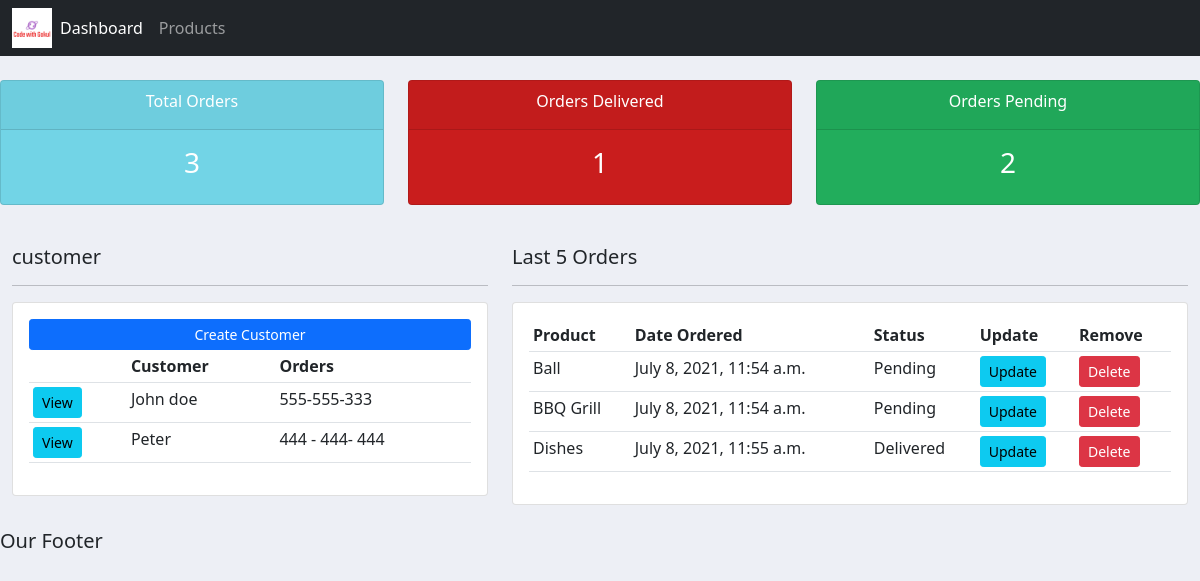
/, run on an earlier commit of the app's database.
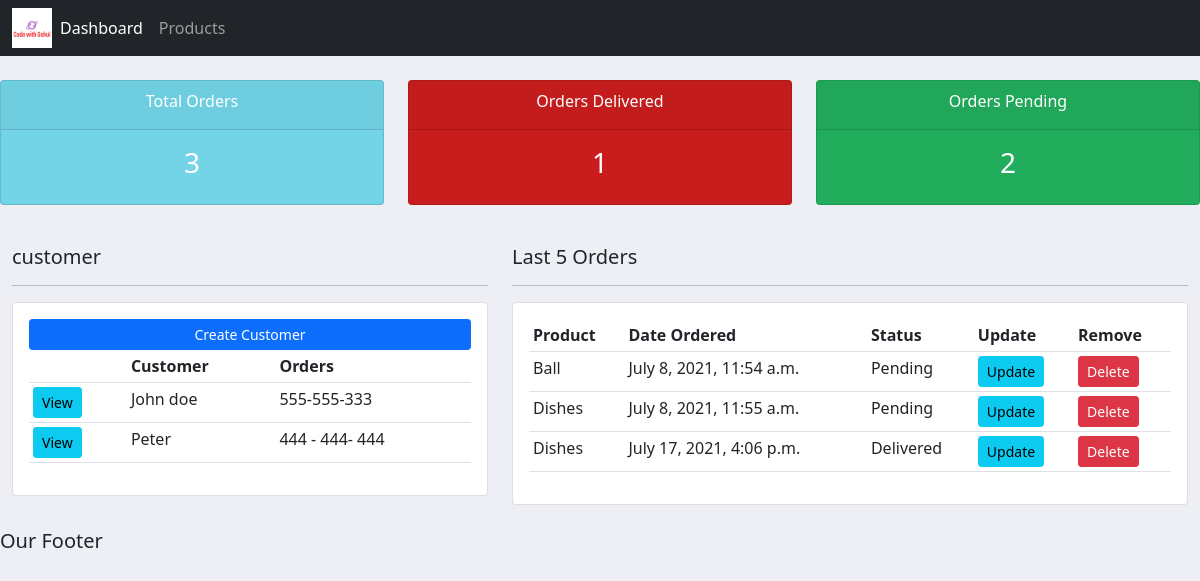
And on a later commit of the database.
### accounts/models.py (models this page shows, shortened)
class Customer(models.Model):
    name = models.CharField(max_length=200, null=True)
    phone = models.CharField(max_length=200, null=True)
    email = models.CharField(max_length=200, null=True)
    date_created = models.DateTimeField(auto_now_add=True, null=True)

class Order(models.Model):
    STATUS = [
        ('Pending', 'Pending'),
        ('Out for Delivery', 'Out for Delivery'),
        ('Delivered', 'Delivered'),
    ]
    customer = models.ForeignKey(
        Customer, null=True, on_delete=models.SET_NULL)
    product = models.ForeignKey(Product, null=True, on_delete=models.SET_NULL)
    date_created = models.DateTimeField(auto_now_add=True, null=True)
    status = models.CharField(max_length=200, null=True, choices=STATUS)
    note = models.CharField(max_length=1000, null=True)

class Product(models.Model):
    CATEGORY = [
        ('Indoor', 'Indoor'),
        ('Outdoor', 'Outdoor')
    ]
    name = models.CharField(max_length=200, null=True)
    price = models.FloatField(null=True)
    category = models.CharField(max_length=200, null=True, choices=CATEGORY)
    description = models.CharField(max_length=200, null=True)
    date_created = models.DateTimeField(auto_now_add=True, null=True)
    Tag = models.ManyToManyField(Tag)
    def __str__(self):
        return self.name

### accounts/views.py (the view)
# urls.py: path('', views.home, name="home"),
def home(request):
    orders = Order.objects.all()
    customers = Customer.objects.all()
    total_customers = customers.count()
    total_orders = orders.count()
    delivered = orders.filter(status='Delivered').count()
    pending = orders.filter(status='Pending').count()
    context = {
        'orders': orders,
        'customers': customers,
        'total_customers': total_customers,
        'total_orders': total_orders,
        'delivered': delivered,
        'pending': pending,
    }
    return render(request, 'accounts/dashboard.html', context)

### accounts/templates/accounts/dashboard.html
{% extends 'accounts/main.html' %}
{% block content %}
{% include 'accounts/status.html' %}
<br>
<div class="container-fluid">
<div class="row">
    <div class="col-md-5">
        <h5>customer</h5>
        <hr>
        <div class="card card-body">
            <a class="btn btn-primary btn-sm btn-block" href="#">Create Customer</a>
            <table class="table table-sm">
                <tr>
                    <th></th>
                    <th>Customer</th>
                    <th>Orders</th>
                </tr>
                {% for customer in customers %}
                    <tr>
                        <td><a class="btn btn-sm btn-info" href="{% url 'customer' customer.id %}">View</a></td>
                        <td>{{customer.name}}</td>
                        <td>{{customer.phone}}</td>
                    </tr>
                {% endfor %}
            </table>
        </div>
    </div>
    <div class="col-md-7">
        <h5>Last 5 Orders</h5>
        <hr>
        <div class="card card-body">
            <table class="table table-sm">
                <tr>
                    <th>Product</th>
                    <th>Date Ordered</th>
                    <th>Status</th>
                    <th>Update</th>
                    <th>Remove</th>
                </tr>
                {% for order in orders %}
                    <tr>
                        <td>{{order.product}}</td>
                        <td>{{order.date_created}}</td>
                        <td>{{order.status}}</td>
                        <td><a class="btn btn-sm btn-info" href="{% url 'update_order' order.id %}">Update</a></td>
                        <td><a class="btn btn-sm btn-danger" href="{% url 'delete_order' order.id %}">Delete</a></td>
                    </tr>
                {% endfor %}
            </table>
        </div>
    </div>
</div>
</div>
{% endblock content %}

What changed in the data, as far as the page shows it:
removed Order: product "BBQ Grill", date_created "July 8, 2021, 11:54 a.m.", status "Pending"
changed Order "July 8, 2021, 11:55 a.m.": status "Delivered" → "Pending"
added Order: product "Dishes", date_created "July 17, 2021, 4:06 p.m.", status "Delivered"
